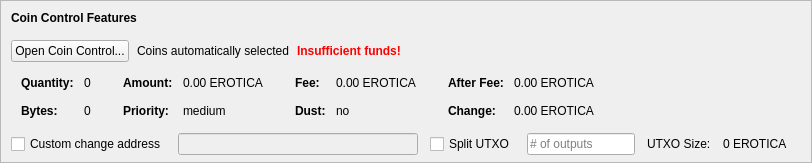
    <widget class="QFrame" name="frameCoinControl">
     <property name="sizePolicy">
      <sizepolicy hsizetype="Expanding" vsizetype="Expanding">
       <horstretch>0</horstretch>
       <verstretch>0</verstretch>
      </sizepolicy>
     </property>
     <property name="maximumSize">
      <size>
       <width>16777215</width>
       <height>16777215</height>
      </size>
     </property>
     <property name="frameShape">
      <enum>QFrame::StyledPanel</enum>
     </property>
     <property name="frameShadow">
      <enum>QFrame::Sunken</enum>
     </property>
     <layout class="QVBoxLayout" name="verticalLayoutCoinControl2">
      <property name="spacing">
       <number>0</number>
      </property>
      <property name="leftMargin">
       <number>0</number>
      </property>
      <property name="topMargin">
       <number>0</number>
      </property>
      <property name="rightMargin">
       <number>0</number>
      </property>
      <property name="bottomMargin">
       <number>6</number>
      </property>
      <item>
       <layout class="QVBoxLayout" name="verticalLayoutCoinControl" stretch="0,0,0,0,1">
        <property name="spacing">
         <number>0</number>
        </property>
        <property name="leftMargin">
         <number>10</number>
        </property>
        <property name="topMargin">
         <number>10</number>
        </property>
        <item>
         <layout class="QHBoxLayout" name="horizontalLayoutCoinControl1">
          <property name="bottomMargin">
           <number>15</number>
          </property>
          <item>
           <widget class="QLabel" name="labelCoinControlFeatures">
            <property name="sizePolicy">
             <sizepolicy hsizetype="Preferred" vsizetype="Maximum">
              <horstretch>0</horstretch>
              <verstretch>0</verstretch>
             </sizepolicy>
            </property>
            <property name="font">
             <font>
              <weight>75</weight>
              <bold>true</bold>
             </font>
            </property>
            <property name="styleSheet">
             <string notr="true">font-weight:bold;</string>
            </property>
            <property name="text">
             <string>Coin Control Features</string>
            </property>
           </widget>
          </item>
         </layout>
        </item>
        <item>
         <layout class="QHBoxLayout" name="horizontalLayoutCoinControl2" stretch="0,0,0,0">
          <property name="spacing">
           <number>8</number>
          </property>
          <property name="bottomMargin">
           <number>10</number>
          </property>
          <item>
           <widget class="QPushButton" name="pushButtonCoinControl">
            <property name="styleSheet">
             <string notr="true"/>
            </property>
            <property name="text">
             <string>Open Coin Control...</string>
            </property>
            <property name="autoDefault">
             <bool>false</bool>
            </property>
           </widget>
          </item>
          <item>
           <widget class="QLabel" name="labelCoinControlAutomaticallySelected">
            <property name="text">
             <string>Coins automatically selected</string>
            </property>
            <property name="margin">
             <number>5</number>
            </property>
           </widget>
          </item>
          <item>
           <widget class="QLabel" name="labelCoinControlInsuffFunds">
            <property name="font">
             <font>
              <weight>75</weight>
              <bold>true</bold>
             </font>
            </property>
            <property name="styleSheet">
             <string notr="true">color:red;font-weight:bold;</string>
            </property>
            <property name="text">
             <string>Insufficient funds!</string>
            </property>
            <property name="margin">
             <number>5</number>
            </property>
           </widget>
          </item>
          <item>
           <spacer name="horizontalSpacerCoinControl">
            <property name="orientation">
             <enum>Qt::Horizontal</enum>
            </property>
            <property name="sizeHint" stdset="0">
             <size>
              <width>40</width>
              <height>1</height>
             </size>
            </property>
           </spacer>
          </item>
         </layout>
        </item>
        <item>
         <widget class="QWidget" name="widgetCoinControl" native="true">
          <property name="sizePolicy">
           <sizepolicy hsizetype="Preferred" vsizetype="Preferred">
            <horstretch>0</horstretch>
            <verstretch>0</verstretch>
           </sizepolicy>
          </property>
          <property name="minimumSize">
           <size>
            <width>0</width>
            <height>0</height>
           </size>
          </property>
          <property name="styleSheet">
           <string notr="true"/>
          </property>
          <layout class="QHBoxLayout" name="horizontalLayoutCoinControl5">
           <property name="leftMargin">
            <number>0</number>
           </property>
           <property name="topMargin">
            <number>0</number>
           </property>
           <property name="rightMargin">
            <number>0</number>
           </property>
           <property name="bottomMargin">
            <number>0</number>
           </property>
           <item>
            <layout class="QHBoxLayout" name="horizontalLayoutCoinControl3" stretch="0,0,0,1">
             <property name="spacing">
              <number>20</number>
             </property>
             <property name="topMargin">
              <number>0</number>
             </property>
             <property name="bottomMargin">
              <number>10</number>
             </property>
             <item>
              <layout class="QFormLayout" name="formLayoutCoinControl1">
               <property name="horizontalSpacing">
                <number>10</number>
               </property>
               <property name="verticalSpacing">
                <number>14</number>
               </property>
               <property name="leftMargin">
                <number>10</number>
               </property>
               <property name="topMargin">
                <number>4</number>
               </property>
               <property name="rightMargin">
                <number>6</number>
               </property>
               <item row="0" column="0">
                <widget class="QLabel" name="labelCoinControlQuantityText">
                 <property name="font">
                  <font>
                   <weight>75</weight>
                   <bold>true</bold>
                  </font>
                 </property>
                 <property name="text">
                  <string>Quantity:</string>
                 </property>
                 <property name="margin">
                  <number>0</number>
                 </property>
                </widget>
               </item>
               <item row="0" column="1">
                <widget class="QLabel" name="labelCoinControlQuantity">
                 <property name="cursor">
                  <cursorShape>IBeamCursor</cursorShape>
                 </property>
                 <property name="contextMenuPolicy">
                  <enum>Qt::ActionsContextMenu</enum>
                 </property>
                 <property name="text">
                  <string notr="true">0</string>
                 </property>
                 <property name="margin">
                  <number>0</number>
                 </property>
                 <property name="textInteractionFlags">
                  <set>Qt::LinksAccessibleByMouse|Qt::TextSelectableByKeyboard|Qt::TextSelectableByMouse</set>
                 </property>
                </widget>
               </item>
               <item row="1" column="0">
                <widget class="QLabel" name="labelCoinControlBytesText">
                 <property name="font">
                  <font>
                   <weight>75</weight>
                   <bold>true</bold>
                  </font>
                 </property>
                 <property name="text">
                  <string>Bytes:</string>
                 </property>
                </widget>
               </item>
               <item row="1" column="1">
                <widget class="QLabel" name="labelCoinControlBytes">
                 <property name="cursor">
                  <cursorShape>IBeamCursor</cursorShape>
                 </property>
                 <property name="contextMenuPolicy">
                  <enum>Qt::ActionsContextMenu</enum>
                 </property>
                 <property name="text">
                  <string notr="true">0</string>
                 </property>
                 <property name="textInteractionFlags">
                  <set>Qt::LinksAccessibleByMouse|Qt::TextSelectableByKeyboard|Qt::TextSelectableByMouse</set>
                 </property>
                </widget>
               </item>
              </layout>
             </item>
             <item>
              <layout class="QFormLayout" name="formLayoutCoinControl2">
               <property name="horizontalSpacing">
                <number>10</number>
               </property>
               <property name="verticalSpacing">
                <number>14</number>
               </property>
               <property name="leftMargin">
                <number>6</number>
               </property>
               <property name="topMargin">
                <number>4</number>
               </property>
               <property name="rightMargin">
                <number>6</number>
               </property>
               <item row="0" column="0">
                <widget class="QLabel" name="labelCoinControlAmountText">
                 <property name="font">
                  <font>
                   <weight>75</weight>
                   <bold>true</bold>
                  </font>
                 </property>
                 <property name="text">
                  <string>Amount:</string>
                 </property>
                 <property name="margin">
                  <number>0</number>
                 </property>
                </widget>
               </item>
               <item row="0" column="1">
                <widget class="QLabel" name="labelCoinControlAmount">
                 <property name="cursor">
                  <cursorShape>IBeamCursor</cursorShape>
                 </property>
                 <property name="contextMenuPolicy">
                  <enum>Qt::ActionsContextMenu</enum>
                 </property>
                 <property name="text">
                  <string notr="true">0.00 EROTICA</string>
                 </property>
                 <property name="textInteractionFlags">
                  <set>Qt::LinksAccessibleByMouse|Qt::TextSelectableByKeyboard|Qt::TextSelectableByMouse</set>
                 </property>
                </widget>
               </item>
               <item row="1" column="0">
                <widget class="QLabel" name="labelCoinControlPriorityText">
                 <property name="font">
                  <font>
                   <weight>75</weight>
                   <bold>true</bold>
                  </font>
                 </property>
                 <property name="text">
                  <string>Priority:</string>
                 </property>
                </widget>
               </item>
               <item row="1" column="1">
                <widget class="QLabel" name="labelCoinControlPriority">
                 <property name="cursor">
                  <cursorShape>IBeamCursor</cursorShape>
                 </property>
                 <property name="contextMenuPolicy">
                  <enum>Qt::ActionsContextMenu</enum>
                 </property>
                 <property name="text">
                  <string>medium</string>
                 </property>
                 <property name="textInteractionFlags">
                  <set>Qt::LinksAccessibleByMouse|Qt::TextSelectableByKeyboard|Qt::TextSelectableByMouse</set>
                 </property>
                </widget>
               </item>
              </layout>
             </item>
             <item>
              <layout class="QFormLayout" name="formLayoutCoinControl3">
               <property name="horizontalSpacing">
                <number>10</number>
               </property>
               <property name="verticalSpacing">
                <number>14</number>
               </property>
               <property name="leftMargin">
                <number>6</number>
               </property>
               <property name="topMargin">
                <number>4</number>
               </property>
               <property name="rightMargin">
                <number>6</number>
               </property>
               <item row="0" column="0">
                <widget class="QLabel" name="labelCoinControlFeeText">
                 <property name="font">
                  <font>
                   <weight>75</weight>
                   <bold>true</bold>
                  </font>
                 </property>
                 <property name="text">
                  <string>Fee:</string>
                 </property>
                 <property name="margin">
                  <number>0</number>
                 </property>
                </widget>
               </item>
               <item row="0" column="1">
                <widget class="QLabel" name="labelCoinControlFee">
                 <property name="cursor">
                  <cursorShape>IBeamCursor</cursorShape>
                 </property>
                 <property name="contextMenuPolicy">
                  <enum>Qt::ActionsContextMenu</enum>
                 </property>
                 <property name="text">
                  <string notr="true">0.00 EROTICA</string>
                 </property>
                 <property name="textInteractionFlags">
                  <set>Qt::LinksAccessibleByMouse|Qt::TextSelectableByKeyboard|Qt::TextSelectableByMouse</set>
                 </property>
                </widget>
               </item>
               <item row="1" column="0">
                <widget class="QLabel" name="labelCoinControlLowOutputText">
                 <property name="font">
                  <font>
                   <weight>75</weight>
                   <bold>true</bold>
                  </font>
                 </property>
                 <property name="text">
                  <string>Dust:</string>
                 </property>
                </widget>
               </item>
               <item row="1" column="1">
                <widget class="QLabel" name="labelCoinControlLowOutput">
                 <property name="cursor">
                  <cursorShape>IBeamCursor</cursorShape>
                 </property>
                 <property name="contextMenuPolicy">
                  <enum>Qt::ActionsContextMenu</enum>
                 </property>
                 <property name="text">
                  <string>no</string>
                 </property>
                 <property name="textInteractionFlags">
                  <set>Qt::LinksAccessibleByMouse|Qt::TextSelectableByKeyboard|Qt::TextSelectableByMouse</set>
                 </property>
                </widget>
               </item>
              </layout>
             </item>
             <item>
              <layout class="QFormLayout" name="formLayoutCoinControl4">
               <property name="horizontalSpacing">
                <number>10</number>
               </property>
               <property name="verticalSpacing">
                <number>14</number>
               </property>
               <property name="leftMargin">
                <number>6</number>
               </property>
               <property name="topMargin">
                <number>4</number>
               </property>
               <property name="rightMargin">
                <number>6</number>
               </property>
               <item row="0" column="0">
                <widget class="QLabel" name="labelCoinControlAfterFeeText">
                 <property name="font">
                  <font>
                   <weight>75</weight>
                   <bold>true</bold>
                  </font>
                 </property>
                 <property name="text">
                  <string>After Fee:</string>
                 </property>
                 <property name="margin">
                  <number>0</number>
                 </property>
                </widget>
               </item>
               <item row="0" column="1">
                <widget class="QLabel" name="labelCoinControlAfterFee">
                 <property name="cursor">
                  <cursorShape>IBeamCursor</cursorShape>
                 </property>
                 <property name="contextMenuPolicy">
                  <enum>Qt::ActionsContextMenu</enum>
                 </property>
                 <property name="text">
                  <string notr="true">0.00 EROTICA</string>
                 </property>
                 <property name="textInteractionFlags">
                  <set>Qt::LinksAccessibleByMouse|Qt::TextSelectableByKeyboard|Qt::TextSelectableByMouse</set>
                 </property>
                </widget>
               </item>
               <item row="1" column="0">
                <widget class="QLabel" name="labelCoinControlChangeText">
                 <property name="font">
                  <font>
                   <weight>75</weight>
                   <bold>true</bold>
                  </font>
                 </property>
                 <property name="text">
                  <string>Change:</string>
                 </property>
                </widget>
               </item>
               <item row="1" column="1">
                <widget class="QLabel" name="labelCoinControlChange">
                 <property name="cursor">
                  <cursorShape>IBeamCursor</cursorShape>
                 </property>
                 <property name="contextMenuPolicy">
                  <enum>Qt::ActionsContextMenu</enum>
                 </property>
                 <property name="text">
                  <string notr="true">0.00 EROTICA</string>
                 </property>
                 <property name="textInteractionFlags">
                  <set>Qt::LinksAccessibleByMouse|Qt::TextSelectableByKeyboard|Qt::TextSelectableByMouse</set>
                 </property>
                </widget>
               </item>
              </layout>
             </item>
            </layout>
           </item>
          </layout>
         </widget>
        </item>
        <item>
         <layout class="QHBoxLayout" name="horizontalLayoutCoinControl4" stretch="0,0,0,0,0,0,0">
          <property name="spacing">
           <number>12</number>
          </property>
          <property name="sizeConstraint">
           <enum>QLayout::SetDefaultConstraint</enum>
          </property>
          <property name="topMargin">
           <number>5</number>
          </property>
          <property name="rightMargin">
           <number>5</number>
          </property>
          <item>
           <widget class="QCheckBox" name="checkBoxCoinControlChange">
            <property name="toolTip">
             <string>If this is activated, but the change address is empty or invalid, change will be sent to a newly generated address.</string>
            </property>
            <property name="text">
             <string>Custom change address</string>
            </property>
           </widget>
          </item>
          <item>
           <widget class="QValidatedLineEdit" name="lineEditCoinControlChange">
            <property name="enabled">
             <bool>false</bool>
            </property>
            <property name="sizePolicy">
             <sizepolicy hsizetype="Expanding" vsizetype="Fixed">
              <horstretch>0</horstretch>
              <verstretch>0</verstretch>
             </sizepolicy>
            </property>
           </widget>
          </item>
          <item>
           <widget class="QCheckBox" name="splitBlockCheckBox">
            <property name="text">
             <string>Split UTXO</string>
            </property>
           </widget>
          </item>
          <item>
           <widget class="QLineEdit" name="splitBlockLineEdit">
            <property name="sizePolicy">
             <sizepolicy hsizetype="Fixed" vsizetype="Fixed">
              <horstretch>50</horstretch>
              <verstretch>0</verstretch>
             </sizepolicy>
            </property>
            <property name="placeholderText">
             <string># of outputs</string>
            </property>
           </widget>
          </item>
          <item>
           <widget class="QLabel" name="labelBlockSizeText">
            <property name="text">
             <string>UTXO Size:</string>
            </property>
           </widget>
          </item>
          <item>
           <widget class="QLabel" name="labelBlockSize">
            <property name="text">
             <string>0 EROTICA</string>
            </property>
           </widget>
          </item>
          <item>
           <widget class="QLabel" name="labelCoinControlChangeLabel">
            <property name="sizePolicy">
             <sizepolicy hsizetype="Preferred" vsizetype="Expanding">
              <horstretch>0</horstretch>
              <verstretch>0</verstretch>
             </sizepolicy>
            </property>
            <property name="minimumSize">
             <size>
              <width>0</width>
              <height>0</height>
             </size>
            </property>
            <property name="text">
             <string/>
            </property>
            <property name="margin">
             <number>3</number>
            </property>
           </widget>
          </item>
         </layout>
        </item>
        <item>
         <spacer name="verticalSpacerCoinControl">
          <property name="orientation">
           <enum>Qt::Vertical</enum>
          </property>
          <property name="sizeHint" stdset="0">
           <size>
            <width>800</width>
            <height>1</height>
           </size>
          </property>
         </spacer>
        </item>
       </layout>
      </item>
     </layout>
    </widget>
